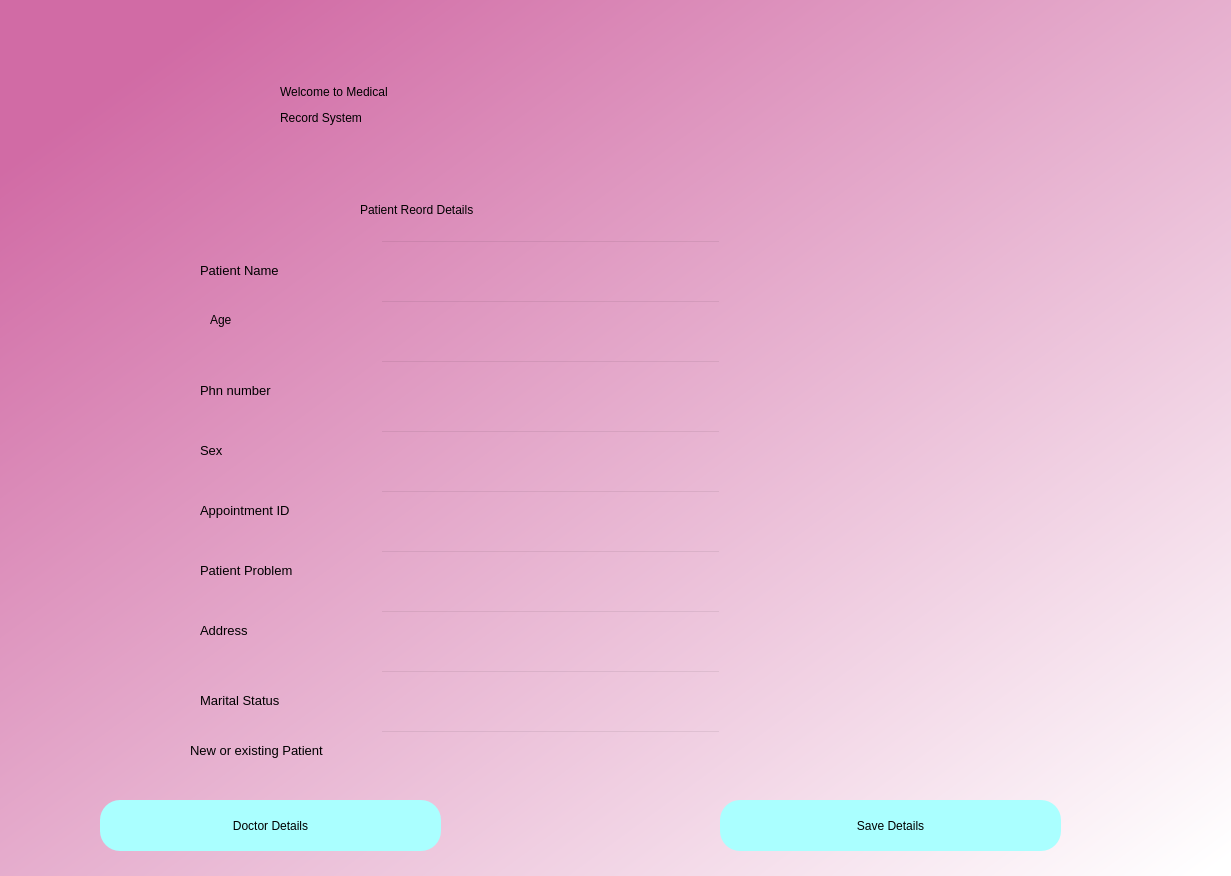
<?xml version="1.0" encoding="UTF-8"?>
<ui version="4.0">
 <class>Dialog</class>
 <widget class="QDialog" name="Dialog">
  <property name="geometry">
   <rect>
    <x>0</x>
    <y>0</y>
    <width>1231</width>
    <height>876</height>
   </rect>
  </property>
  <property name="windowTitle">
   <string>Dialog</string>
  </property>
  <widget class="QWidget" name="bgwidget" native="true">
   <property name="geometry">
    <rect>
     <x>0</x>
     <y>0</y>
     <width>1231</width>
     <height>881</height>
    </rect>
   </property>
   <property name="styleSheet">
    <string notr="true">QWidget#bgwidget{
background-color:qlineargradient(spread:pad, x1:0.091, y1:0.101636, x2:0.991379, y2:0.977, stop:0 rgba(209, 107, 165, 255), stop:1 rgba(255, 255, 255, 255));}</string>
   </property>
   <widget class="QLabel" name="error">
    <property name="geometry">
     <rect>
      <x>-10</x>
      <y>0</y>
      <width>1241</width>
      <height>881</height>
     </rect>
    </property>
    <property name="styleSheet">
     <string notr="true">font: 12pt &quot;MS Shell Dlg 2&quot;; color:red;</string>
    </property>
    <property name="text">
     <string/>
    </property>
    <property name="pixmap">
     <pixmap>patient_details.jpg</pixmap>
    </property>
    <property name="scaledContents">
     <bool>true</bool>
    </property>
   </widget>
   <widget class="QLabel" name="label">
    <property name="geometry">
     <rect>
      <x>280</x>
      <y>0</y>
      <width>841</width>
      <height>211</height>
     </rect>
    </property>
    <property name="styleSheet">
     <string notr="true">font: 36pt &quot;MS Shell Dlg 2&quot;; color:rgb(255, 255, 255)</string>
    </property>
    <property name="text">
     <string>&lt;html&gt;&lt;head/&gt;&lt;body&gt;&lt;p&gt;&lt;span style=&quot; color:#000000;&quot;&gt;Welcome to Medical &lt;/span&gt;&lt;/p&gt;&lt;p&gt;&lt;span style=&quot; color:#000000;&quot;&gt;Record System&lt;/span&gt;&lt;/p&gt;&lt;/body&gt;&lt;/html&gt;</string>
    </property>
   </widget>
   <widget class="QLabel" name="label_2">
    <property name="geometry">
     <rect>
      <x>360</x>
      <y>190</y>
      <width>391</width>
      <height>41</height>
     </rect>
    </property>
    <property name="styleSheet">
     <string notr="true">font: 16pt &quot;MS Shell Dlg 2&quot;;color:rgb(255, 255, 255)</string>
    </property>
    <property name="text">
     <string>&lt;html&gt;&lt;head/&gt;&lt;body&gt;&lt;p&gt;&lt;span style=&quot; color:#000000;&quot;&gt;Patient Reord Details&lt;/span&gt;&lt;/p&gt;&lt;/body&gt;&lt;/html&gt;</string>
    </property>
   </widget>
   <widget class="QLineEdit" name="emailfield">
    <property name="geometry">
     <rect>
      <x>380</x>
      <y>240</y>
      <width>341</width>
      <height>51</height>
     </rect>
    </property>
    <property name="styleSheet">
     <string notr="true">background-color:rgba(0,0,0,0);
font: 12pt &quot;MS Shell Dlg 2&quot;;</string>
    </property>
   </widget>
   <widget class="QLabel" name="label_3">
    <property name="geometry">
     <rect>
      <x>200</x>
      <y>260</y>
      <width>101</width>
      <height>20</height>
     </rect>
    </property>
    <property name="font">
     <font>
      <family>MS Shell Dlg 2</family>
      <pointsize>10</pointsize>
      <weight>50</weight>
      <italic>false</italic>
      <bold>false</bold>
     </font>
    </property>
    <property name="styleSheet">
     <string notr="true">font: 10pt &quot;MS Shell Dlg 2&quot;;</string>
    </property>
    <property name="text">
     <string>Patient Name</string>
    </property>
   </widget>
   <widget class="QLabel" name="label_4">
    <property name="geometry">
     <rect>
      <x>210</x>
      <y>310</y>
      <width>81</width>
      <height>20</height>
     </rect>
    </property>
    <property name="styleSheet">
     <string notr="true">font: 10pt &quot;MS Shell Dlg 2&quot;;</string>
    </property>
    <property name="text">
     <string>Age</string>
    </property>
   </widget>
   <widget class="QLabel" name="label_5">
    <property name="geometry">
     <rect>
      <x>200</x>
      <y>380</y>
      <width>101</width>
      <height>20</height>
     </rect>
    </property>
    <property name="font">
     <font>
      <family>MS Shell Dlg 2</family>
      <pointsize>10</pointsize>
      <weight>50</weight>
      <italic>false</italic>
      <bold>false</bold>
     </font>
    </property>
    <property name="styleSheet">
     <string notr="true">font: 10pt &quot;MS Shell Dlg 2&quot;;</string>
    </property>
    <property name="text">
     <string>Phn number</string>
    </property>
   </widget>
   <widget class="QLabel" name="label_6">
    <property name="geometry">
     <rect>
      <x>200</x>
      <y>440</y>
      <width>101</width>
      <height>20</height>
     </rect>
    </property>
    <property name="font">
     <font>
      <family>MS Shell Dlg 2</family>
      <pointsize>10</pointsize>
      <weight>50</weight>
      <italic>false</italic>
      <bold>false</bold>
     </font>
    </property>
    <property name="styleSheet">
     <string notr="true">font: 10pt &quot;MS Shell Dlg 2&quot;;</string>
    </property>
    <property name="text">
     <string>Sex</string>
    </property>
   </widget>
   <widget class="QLabel" name="label_7">
    <property name="geometry">
     <rect>
      <x>200</x>
      <y>500</y>
      <width>131</width>
      <height>20</height>
     </rect>
    </property>
    <property name="font">
     <font>
      <family>MS Shell Dlg 2</family>
      <pointsize>10</pointsize>
      <weight>50</weight>
      <italic>false</italic>
      <bold>false</bold>
     </font>
    </property>
    <property name="styleSheet">
     <string notr="true">font: 10pt &quot;MS Shell Dlg 2&quot;;</string>
    </property>
    <property name="text">
     <string>Appointment ID</string>
    </property>
   </widget>
   <widget class="QLabel" name="label_8">
    <property name="geometry">
     <rect>
      <x>200</x>
      <y>560</y>
      <width>121</width>
      <height>20</height>
     </rect>
    </property>
    <property name="font">
     <font>
      <family>MS Shell Dlg 2</family>
      <pointsize>10</pointsize>
      <weight>50</weight>
      <italic>false</italic>
      <bold>false</bold>
     </font>
    </property>
    <property name="styleSheet">
     <string notr="true">font: 10pt &quot;MS Shell Dlg 2&quot;;</string>
    </property>
    <property name="text">
     <string>Patient Problem</string>
    </property>
   </widget>
   <widget class="QLabel" name="label_9">
    <property name="geometry">
     <rect>
      <x>200</x>
      <y>620</y>
      <width>101</width>
      <height>20</height>
     </rect>
    </property>
    <property name="font">
     <font>
      <family>MS Shell Dlg 2</family>
      <pointsize>10</pointsize>
      <weight>50</weight>
      <italic>false</italic>
      <bold>false</bold>
     </font>
    </property>
    <property name="styleSheet">
     <string notr="true">font: 10pt &quot;MS Shell Dlg 2&quot;;</string>
    </property>
    <property name="text">
     <string>Address</string>
    </property>
   </widget>
   <widget class="QLabel" name="label_10">
    <property name="geometry">
     <rect>
      <x>200</x>
      <y>690</y>
      <width>111</width>
      <height>20</height>
     </rect>
    </property>
    <property name="font">
     <font>
      <family>MS Shell Dlg 2</family>
      <pointsize>10</pointsize>
      <weight>50</weight>
      <italic>false</italic>
      <bold>false</bold>
     </font>
    </property>
    <property name="styleSheet">
     <string notr="true">font: 10pt &quot;MS Shell Dlg 2&quot;;</string>
    </property>
    <property name="text">
     <string>Marital Status</string>
    </property>
   </widget>
   <widget class="QLabel" name="label_11">
    <property name="geometry">
     <rect>
      <x>190</x>
      <y>740</y>
      <width>171</width>
      <height>21</height>
     </rect>
    </property>
    <property name="font">
     <font>
      <family>MS Shell Dlg 2</family>
      <pointsize>10</pointsize>
      <weight>50</weight>
      <italic>false</italic>
      <bold>false</bold>
     </font>
    </property>
    <property name="styleSheet">
     <string notr="true">font: 10pt &quot;MS Shell Dlg 2&quot;;</string>
    </property>
    <property name="text">
     <string>New or existing Patient</string>
    </property>
   </widget>
   <widget class="QPushButton" name="login_2">
    <property name="geometry">
     <rect>
      <x>100</x>
      <y>800</y>
      <width>341</width>
      <height>51</height>
     </rect>
    </property>
    <property name="styleSheet">
     <string notr="true">border-radius:20px;
background-color: rgb(170, 255, 255);
font: 14pt &quot;MS Shell Dlg 2&quot;;</string>
    </property>
    <property name="text">
     <string>Doctor Details</string>
    </property>
   </widget>
   <widget class="QPushButton" name="login">
    <property name="geometry">
     <rect>
      <x>720</x>
      <y>800</y>
      <width>341</width>
      <height>51</height>
     </rect>
    </property>
    <property name="styleSheet">
     <string notr="true">border-radius:20px;
background-color: rgb(170, 255, 255);
font: 14pt &quot;MS Shell Dlg 2&quot;;</string>
    </property>
    <property name="text">
     <string>Save Details</string>
    </property>
   </widget>
   <widget class="QLineEdit" name="passwordfield">
    <property name="geometry">
     <rect>
      <x>380</x>
      <y>300</y>
      <width>341</width>
      <height>51</height>
     </rect>
    </property>
    <property name="styleSheet">
     <string notr="true">background-color:rgba(0,0,0,0);
font: 12pt &quot;MS Shell Dlg 2&quot;;</string>
    </property>
   </widget>
   <widget class="QLineEdit" name="passwordfield_2">
    <property name="geometry">
     <rect>
      <x>380</x>
      <y>360</y>
      <width>341</width>
      <height>51</height>
     </rect>
    </property>
    <property name="styleSheet">
     <string notr="true">background-color:rgba(0,0,0,0);
font: 12pt &quot;MS Shell Dlg 2&quot;;</string>
    </property>
   </widget>
   <widget class="QLineEdit" name="passwordfield_3">
    <property name="geometry">
     <rect>
      <x>380</x>
      <y>430</y>
      <width>341</width>
      <height>51</height>
     </rect>
    </property>
    <property name="styleSheet">
     <string notr="true">background-color:rgba(0,0,0,0);
font: 12pt &quot;MS Shell Dlg 2&quot;;</string>
    </property>
   </widget>
   <widget class="QLineEdit" name="passwordfield_4">
    <property name="geometry">
     <rect>
      <x>380</x>
      <y>490</y>
      <width>341</width>
      <height>51</height>
     </rect>
    </property>
    <property name="styleSheet">
     <string notr="true">background-color:rgba(0,0,0,0);
font: 12pt &quot;MS Shell Dlg 2&quot;;</string>
    </property>
   </widget>
   <widget class="QLineEdit" name="passwordfield_5">
    <property name="geometry">
     <rect>
      <x>380</x>
      <y>550</y>
      <width>341</width>
      <height>51</height>
     </rect>
    </property>
    <property name="styleSheet">
     <string notr="true">background-color:rgba(0,0,0,0);
font: 12pt &quot;MS Shell Dlg 2&quot;;</string>
    </property>
   </widget>
   <widget class="QLineEdit" name="passwordfield_6">
    <property name="geometry">
     <rect>
      <x>380</x>
      <y>610</y>
      <width>341</width>
      <height>51</height>
     </rect>
    </property>
    <property name="styleSheet">
     <string notr="true">background-color:rgba(0,0,0,0);
font: 12pt &quot;MS Shell Dlg 2&quot;;</string>
    </property>
   </widget>
   <widget class="QLineEdit" name="passwordfield_7">
    <property name="geometry">
     <rect>
      <x>380</x>
      <y>670</y>
      <width>341</width>
      <height>51</height>
     </rect>
    </property>
    <property name="styleSheet">
     <string notr="true">background-color:rgba(0,0,0,0);
font: 12pt &quot;MS Shell Dlg 2&quot;;</string>
    </property>
   </widget>
   <widget class="QLineEdit" name="passwordfield_8">
    <property name="geometry">
     <rect>
      <x>380</x>
      <y>730</y>
      <width>341</width>
      <height>51</height>
     </rect>
    </property>
    <property name="styleSheet">
     <string notr="true">background-color:rgba(0,0,0,0);
font: 12pt &quot;MS Shell Dlg 2&quot;;</string>
    </property>
   </widget>
  </widget>
 </widget>
 <resources/>
 <connections/>
</ui>
